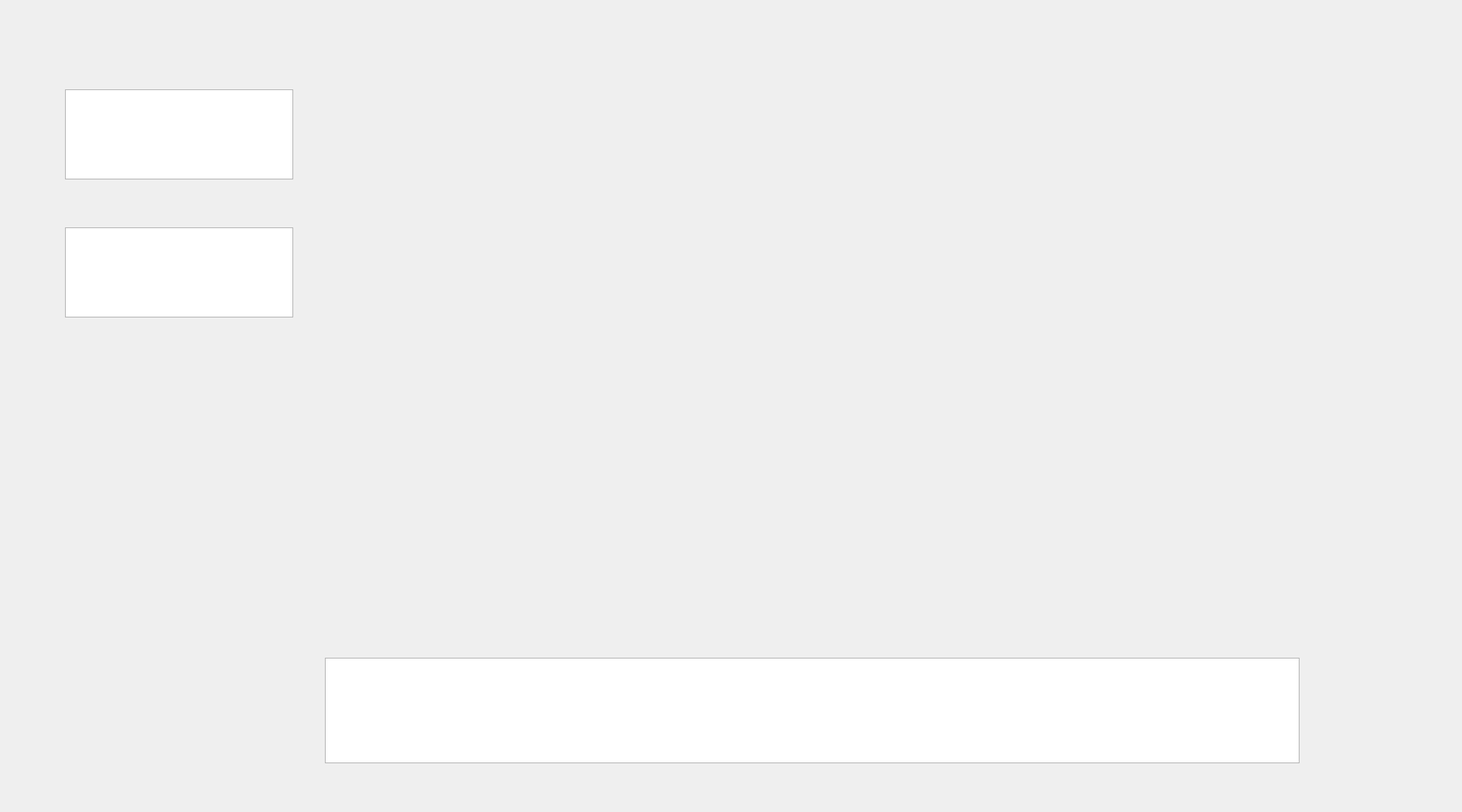
<?xml version="1.0" encoding="UTF-8"?>
<ui version="4.0">
 <class>OperationalOverview</class>
 <widget class="QWidget" name="OperationalOverview">
  <property name="geometry">
   <rect>
    <x>0</x>
    <y>0</y>
    <width>1800</width>
    <height>1000</height>
   </rect>
  </property>
  <property name="windowTitle">
   <string>Form</string>
  </property>
  <widget class="QCustomPlot" name="processing" native="true">
   <property name="geometry">
    <rect>
     <x>400</x>
     <y>550</y>
     <width>1200</width>
     <height>250</height>
    </rect>
   </property>
  </widget>
  <widget class="QTextBrowser" name="clock">
   <property name="geometry">
    <rect>
     <x>80</x>
     <y>110</y>
     <width>281</width>
     <height>111</height>
    </rect>
   </property>
   <property name="font">
    <font>
     <pointsize>18</pointsize>
    </font>
   </property>
   <property name="styleSheet">
    <string notr="true">border-color: rgb(255,255, 255);</string>
   </property>
   <property name="lineWidth">
    <number>0</number>
   </property>
  </widget>
  <widget class="QTextBrowser" name="printScreen">
   <property name="geometry">
    <rect>
     <x>400</x>
     <y>810</y>
     <width>1200</width>
     <height>130</height>
    </rect>
   </property>
   <property name="styleSheet">
    <string notr="true">border-color: rgb(255,255, 255);</string>
   </property>
   <property name="lineWidth">
    <number>0</number>
   </property>
  </widget>
  <widget class="QCustomPlot" name="arriving" native="true">
   <property name="geometry">
    <rect>
     <x>400</x>
     <y>30</y>
     <width>1200</width>
     <height>250</height>
    </rect>
   </property>
  </widget>
  <widget class="QCustomPlot" name="waiting" native="true">
   <property name="geometry">
    <rect>
     <x>400</x>
     <y>290</y>
     <width>1200</width>
     <height>250</height>
    </rect>
   </property>
  </widget>
  <widget class="QTextBrowser" name="QCCount">
   <property name="geometry">
    <rect>
     <x>80</x>
     <y>280</y>
     <width>281</width>
     <height>111</height>
    </rect>
   </property>
   <property name="font">
    <font>
     <pointsize>18</pointsize>
    </font>
   </property>
   <property name="styleSheet">
    <string notr="true">border-color: rgb(255,255, 255);</string>
   </property>
   <property name="lineWidth">
    <number>0</number>
   </property>
  </widget>
 </widget>
 <customwidgets>
  <customwidget>
   <class>QCustomPlot</class>
   <extends>QWidget</extends>
   <header>qcustomplot.h</header>
   <container>1</container>
  </customwidget>
 </customwidgets>
 <resources/>
 <connections/>
</ui>
